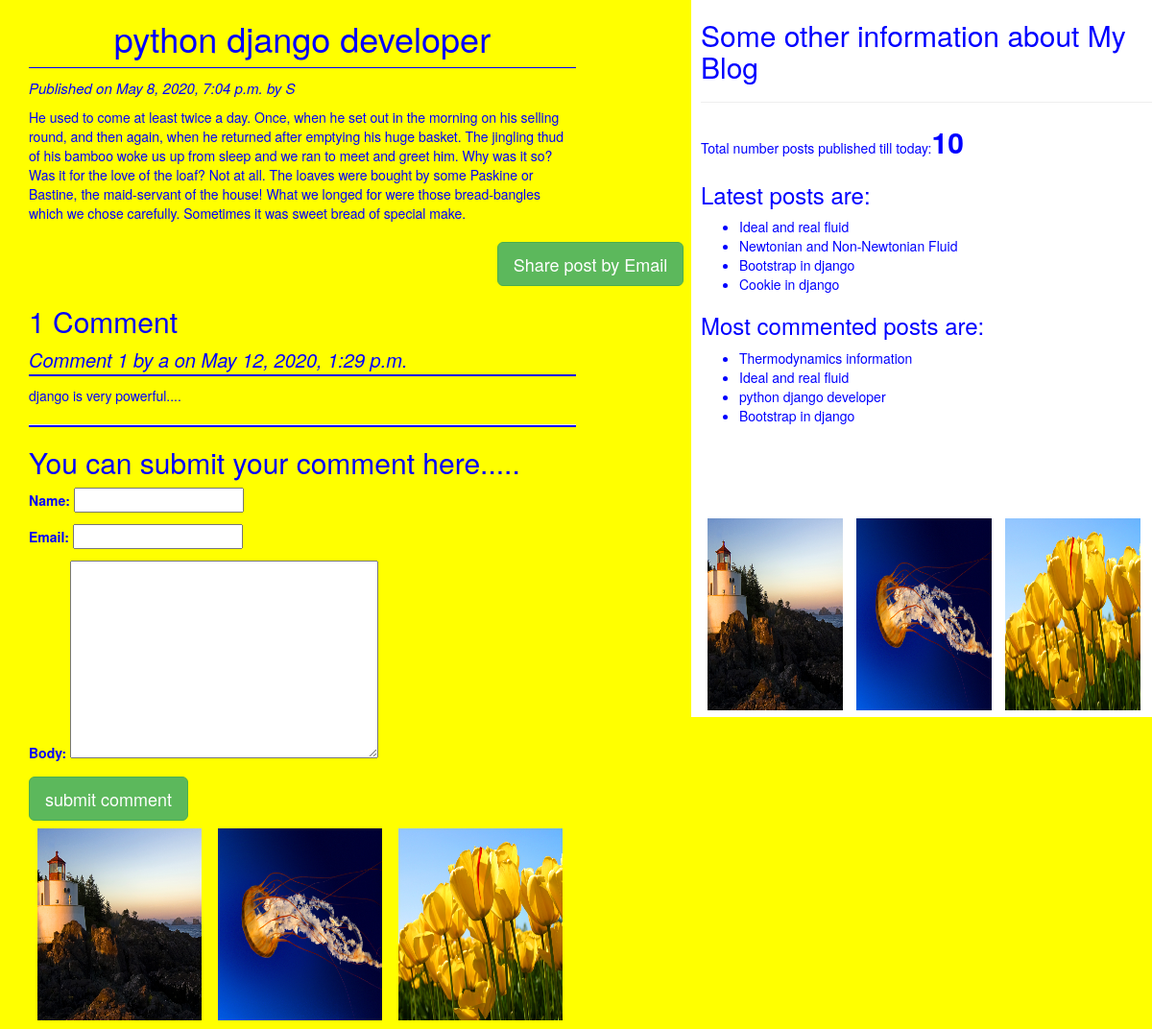
The app's page /2020/08/05/python-django-developer/ with its own data.
### blog/models.py (models this page shows, shortened)
class Post(models.Model):
    STATUS_CHOICES=(('draft','Draft'),('published','Published'))
    title=models.CharField(max_length=256)
    slug=models.SlugField(max_length=264,unique_for_date='publish')
    body=models.TextField()
    author=models.ForeignKey(User,related_name='blog_posts',on_delete=models.CASCADE)
    publish=models.DateTimeField(default=timezone.now)
    created=models.DateTimeField(auto_now_add=True)
    updated=models.DateTimeField(auto_now=True)
    status=models.CharField(max_length=10,choices=STATUS_CHOICES,default='draft')
    objects=CustomManager()
    tags=TaggableManager() # for every post we need to associates tags which will be managed by TaggableManager
    class Meta:
        ordering=['-publish',]
    def get_absolute_url(self):
        return reverse('post_detail',args=[self.publish.year,self.publish.strftime('%d'),self.publish.strftime('%m'),self.slug])

class Comments(models.Model):
    post=models.ForeignKey(Post,related_name='comments',on_delete=models.CASCADE) #related_name='comments' it is reverse name which used to get all corresponding comments related to the post
    name=models.CharField(max_length=50)
    email=models.EmailField()
    body=models.TextField()
    created=models.DateTimeField(auto_now_add=True)
    updated=models.DateTimeField(auto_now=True)
    active=models.BooleanField(default=True) # it is required to disable a comment
    class Meta:
        ordering=['-created',]

### blog/views.py (the view)
# urls.py: path('<int:year>/<int:month>/<int:day>/<str:post>/',views.post_detail_view,name='post_detail'),
def post_detail_view(request,year,month,day,post):
    post=get_object_or_404(Post,slug=post,status='published')
    comments=post.comments.filter(active=True) # display all comments related to this post where active=True only
    csubmit=False #csubmit means commentsubmit
    if request.method=='POST':
        form=CommentsForm(request.POST) # it contains CommentsForm form data
        if form.is_valid():
            new_comment=form.save(commit=False) #commit=False  means don't save the comments in the database now
            new_comment.post=post  # related to the current post assign the comment for post field i.e new_comment.post
            new_comment.save()
            csubmit=True    #csubmit means commentsubmit
    else:
        form=CommentsForm()
    return render(request,'blog/post_detail.html',{'post':post,'form':form,'csubmit':csubmit,'comments':comments})  #TO DISPLAY POST WITHOUT NO. OF VISITORS TO WEBSITE

### blog/forms.py
class CommentsForm(forms.ModelForm):
    class Meta:
        model=Comments
        fields=('name','email','body')

### blog/models.py (called while the page is built)
    def get_queryset(self):
        return super().get_queryset().filter(status='published')

### blog/templatetags/blog_tags.py (called while the page is built)
@register.simple_tag#(name='my_tag')   #register of this function as template tag in this manner
def total_posts():
    return Post.objects.count()  # here it will act as 'template'

@register.inclusion_tag('blog/latest_posts123.html')  # blog/latest_posts123.html:---> it means inclusion of this template because inclusion_tag returns a rendered template
def show_latest_posts(count=3):  #(count=3 means by default it will display 3 posts in Latest posts if any count value not specified in sidebar of base.html)
    latest_posts=Post.objects.order_by('-publish')[:count]#[:3] (here instead of hard coding([:3]) we are passing count value which we will get in base.html template tag:--> {%show_latest_posts 4%}
    return {'latest_posts':latest_posts}

@register.simple_tag
def get_most_commented_posts(count=4):
    return Post.objects.annotate(total_comments=Count('comments')).order_by('-total_comments')[:count]

### templates/blog/post_detail.html (shortened to what this page needs)
{%extends 'blog/base.html' %}
{%block content%}
<h1>{{post.title}}</h1>
<p id="date">Published on {{post.publish}} by {{post.author|title}}</p>
{{post.body}}<br><br>
<div class="container" align="center">
  <a href="/{{post.id}}/share" class="btn btn-success btn-lg">Share post by Email</a>
</div>
{% with comments.count as comments_count %}
<h2>{{comments_count}} Comment{{comments_count|pluralize}}</h2>
{%endwith%}
 {%if comments%}
 {%for comment in comments%}
 <p id="ch">Comment {{forloop.counter}} by {{comment.name}} on {{comment.created}}</p>
 <div class="cb">
   {{comment.body|linebreaks}}
 </div>
 {%endfor%}<hr id="ch">
 {%else%}
 <p>There are no comments yet.....</p>
 {%endif%}
 {%if csubmit%}
 <p>your comment added successfully</p>
 {%else%}
 <h2>You can submit your comment here.....</h2>
 <form method="post" >
   {{form.as_p}}
   <input type="submit" class="btn btn-lg btn-success"  value="submit comment">
 </form>
   {%endif%}
{%endblock%}

### templates/blog/base.html (shortened to what this page needs)
<!DOCTYPE html>
{%load blog_tags%}
{%load static%}
<html lang="en">
<head>
    <link rel="stylesheet" href="https://maxcdn.bootstrapcdn.com/bootstrap/3.3.7/css/bootstrap.min.css">
    <link rel="stylesheet" href="{%static "css/blog1.css" %}">
</head>
<body>
<div class="content">
    {%block content%}
    {%endblock%}
    <img src="{%static "images/Lighthouse.jpg"%} ">
    <img src="{%static "images/Jellyfish.jpg"%} ">
    <img src="{%static "images/Tulips.jpg"%} ">
</div>
<div class="sidebar">
    <h2>Some other information about My Blog</h2><hr>
    <p>Total number posts published till today:<span id="pcount">{%total_posts%}</span> </p>
    <h3>Latest posts are:</h3> {%show_latest_posts 4 %}
    <h3>Most commented posts are:</h3>
    <ul>
    {%get_most_commented_posts as most_commented_posts%}
    {%for post in most_commented_posts%}
    <li><a href="{{post.get_absolute_url}}">{{post.title}}</a></li>
    {%endfor%}
  </ul><br><br><br><br>
  <img src="{%static "images/Lighthouse.jpg"%} ">
  <img src="{%static "images/Jellyfish.jpg"%} ">
  <img src="{%static "images/Tulips.jpg"%} ">
</div>
</body>
</html>

### templates/blog/latest_posts123.html
<ul>
  {%for post in latest_posts%}
  <li><a href="{{post.get_absolute_url}}">{{post.title}}</a></li>
  {%endfor%}
</ul>

### static/css/blog1.css (style rules this page uses)
.content { width:50%; float:left; background:yellow; padding: 0 0 0 30px; height:100% }
.sidebar { width:40%; float:right; background:white; padding:0 0 0 10px; height:100% }
body { background:yellow; color:blue; }
h1 { text-align: center; border-bottom: 1px solid blue; padding: 0 0 10px; }
#date { color:blue; font-size:15px; font-style:italic; }
#ch { color:blue; font-size:20px; font-style:italic; border-bottom: 2px solid blue; }
a { color:blue; }
img { height: 200px; width: 30%; float: left; margin: 1.5%; border: 2px; }
#pcount { font-size: 30px; color: blue; font-weight:bold; }

### records on screen
Post: title "python django developer", publish "May 8, 2020, 7:04 p.m.", author "S", body "He used to come at least twice a day. Once, when he set out in the morning on his selling round, and then again, when he returned after emptying his huge basket. The jingling thud of his bamboo woke us up from sleep and we ran to meet and greet him. Why was it so? Was it for the love of the loaf? Not at all. The loaves were bought by some Paskine or Bastine, the maid-servant of the house! What we longed for were those bread-bangles which we chose carefully. Sometimes it was sweet bread of special make."
Comments: name "a", created "May 12, 2020, 1:29 p.m.", body "django is very powerful...."
Post: title "Ideal and real fluid"
Post: title "Newtonian and Non-Newtonian Fluid"
Post: title "Bootstrap in django"
Post: title "Cookie in django"
Post: title "Thermodynamics information"

### other values on screen
{{ comments_count }} "1"
